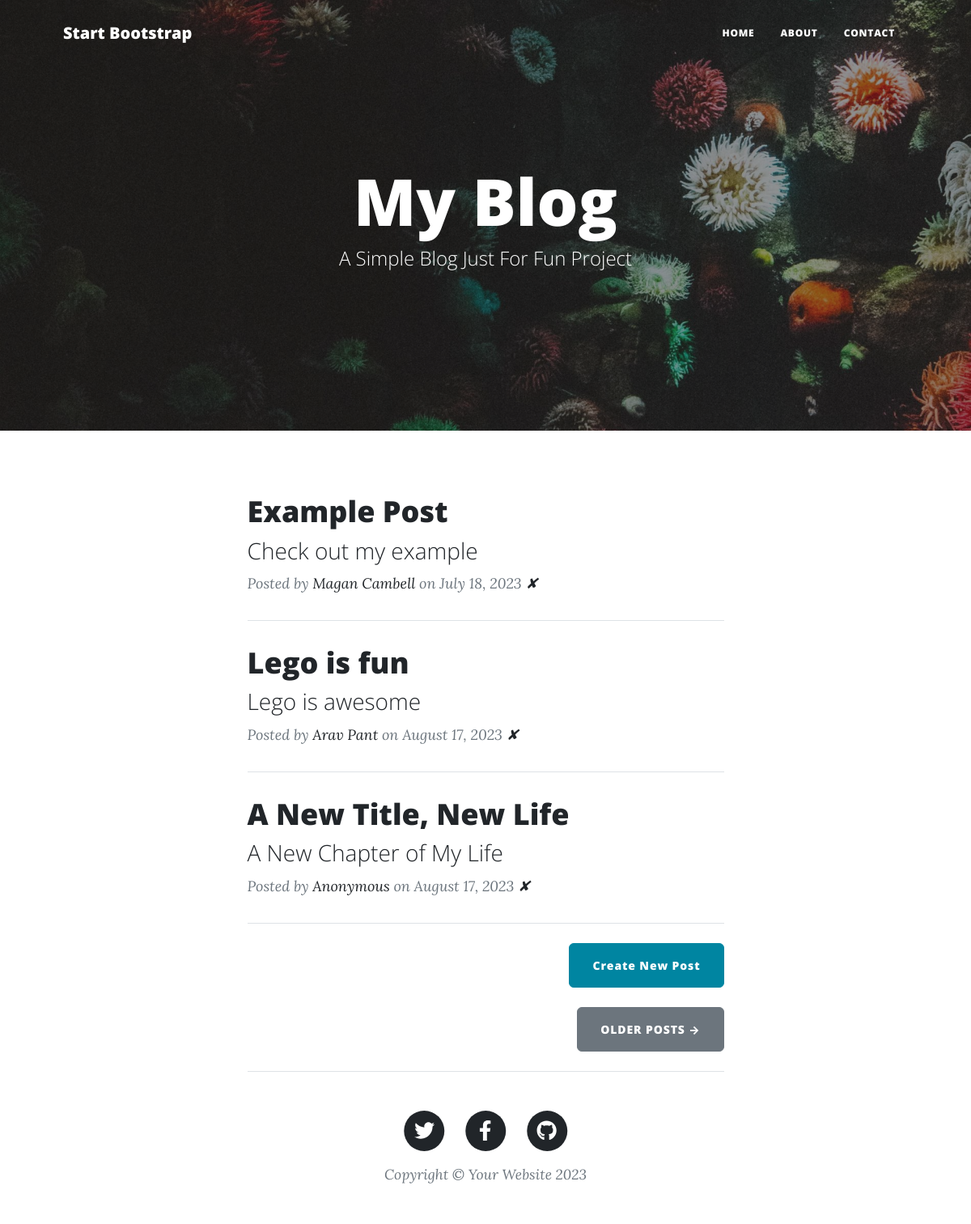
The page / on the database its author committed.
### main.py (models this page shows)
class BlogPost(db.Model):
    id = db.Column(db.Integer, primary_key=True)
    title = db.Column(db.String(250), unique=True, nullable=False)
    subtitle = db.Column(db.String(250), nullable=False)
    date = db.Column(db.String(250), nullable=False)
    body = db.Column(db.Text, nullable=False)
    author = db.Column(db.String(250), nullable=False)
    img_url = db.Column(db.String(250), nullable=False)

### main.py (the view)
@app.route('/')
def get_all_posts():
    posts = db.session.execute(db.select(BlogPost)).scalars().all()
    return render_template("index.html", all_posts=posts)

### templates/index.html
{% include "header.html" %}
<header
  class="masthead"
  style="background-image: url('../static/assets/img/home-bg.jpg')"
>
  <div class="container position-relative px-4 px-lg-5">
    <div class="row gx-4 gx-lg-5 justify-content-center">
      <div class="col-md-10 col-lg-8 col-xl-7">
        <div class="site-heading">
          <h1>My Blog</h1>
          <span class="subheading">A Simple Blog Just For Fun Project</span>
        </div>
      </div>
    </div>
  </div>
</header>
<div class="container px-4 px-lg-5">
  <div class="row gx-4 gx-lg-5 justify-content-center">
    <div class="col-md-10 col-lg-8 col-xl-7">
      {% for post in all_posts %}
      <div class="post-preview">
        <a href="{{ url_for('show_post', post_id=post.id) }}">
          <h2 class="post-title">{{ post.title }}</h2>
          <h3 class="post-subtitle">{{ post.subtitle }}</h3>
        </a>
        <p class="post-meta">
          Posted by
          <a href="#">{{post.author}}</a>
          on {{post.date}} <a href="{{ url_for('delete_post', post_id=post.id) }}"> ✘ </a>
        </p>
      <hr class="my-4" />
      {% endfor %}
      <div class="d-flex justify-content-end mb-4">
        <a
          class="btn btn-primary float-right"
          href="{{ url_for('add_new_post') }}"
          >Create New Post</a
        >
      </div>
      <div class="d-flex justify-content-end mb-4">
        <a class="btn btn-secondary text-uppercase" href="#!">Older Posts →</a>
      </div>
    </div>
  </div>
</div>
{% include "footer.html" %}

### templates/header.html (shortened to what this page needs)
<!DOCTYPE html>
<html lang="en">
  <head>
    {% block styles %}
    {{ bootstrap.load_css() }}
    <link
      href="{{ url_for('static', filename='css/styles.css') }}"
      rel="stylesheet"
    />
    {% endblock %}
  </head>
  <body>
    <nav class="navbar navbar-expand-lg navbar-light" id="mainNav">
      <div class="container px-4 px-lg-5">
        <a class="navbar-brand" href="/">Start Bootstrap</a>
        <div class="collapse navbar-collapse" id="navbarResponsive">
          <ul class="navbar-nav ms-auto py-4 py-lg-0">
            <li class="nav-item">
              <a
                class="nav-link px-lg-3 py-3 py-lg-4"
                href="{{ url_for('get_all_posts') }}"
                >Home</a
              >
            </li>
            <li class="nav-item">
              <a
                class="nav-link px-lg-3 py-3 py-lg-4"
                href="{{ url_for('about') }}"
                >About</a
              >
            </li>
            <li class="nav-item">
              <a
                class="nav-link px-lg-3 py-3 py-lg-4"
                href="{{ url_for('contact') }}"
                >Contact</a
              >
            </li>
          </ul>
        </div>
      </div>
    </nav>

### templates/footer.html (shortened to what this page needs)
        <footer class="border-top">
          <div class="container px-4 px-lg-5">
              <div class="row gx-4 gx-lg-5 justify-content-center">
                  <div class="col-md-10 col-lg-8 col-xl-7">
                      <ul class="list-inline text-center">
                          <li class="list-inline-item">
                              <a href="#!">
                                  <span class="fa-stack fa-lg">
                                      <i class="fas fa-circle fa-stack-2x"></i>
                                      <i class="fab fa-twitter fa-stack-1x fa-inverse"></i>
                                  </span>
                              </a>
                          </li>
                          <li class="list-inline-item">
                              <a href="#!">
                                  <span class="fa-stack fa-lg">
                                      <i class="fas fa-circle fa-stack-2x"></i>
                                      <i class="fab fa-facebook-f fa-stack-1x fa-inverse"></i>
                                  </span>
                              </a>
                          </li>
                          <li class="list-inline-item">
                              <a href="#!">
                                  <span class="fa-stack fa-lg">
                                      <i class="fas fa-circle fa-stack-2x"></i>
                                      <i class="fab fa-github fa-stack-1x fa-inverse"></i>
                                  </span>
                              </a>
                          </li>
                      </ul>
                      <div class="small text-center text-muted fst-italic">Copyright &copy; Your Website 2023</div>
                  </div>
              </div>
          </div>
      </footer>
  </body>
</html>

### rows shown on the page
BlogPost: title "Example Post", subtitle "Check out my example", author "Magan Cambell", date "July 18, 2023"
BlogPost: title "Lego is fun", subtitle "Lego is awesome", author "Arav Pant", date "August 17, 2023"
BlogPost: title "A New Title, New Life", subtitle "A New Chapter of My Life", author "Anonymous", date "August 17, 2023"
